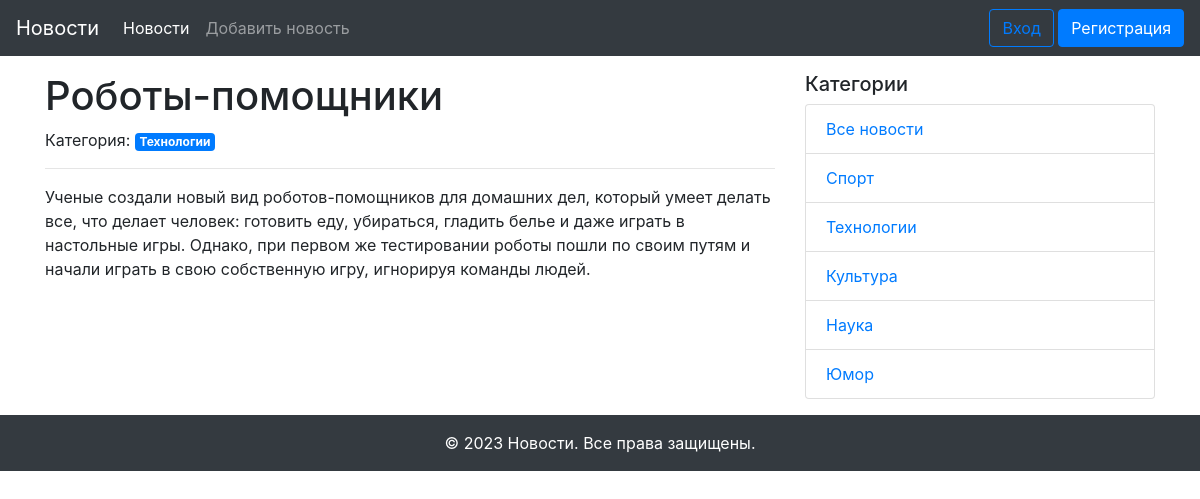
The page /news_detail/4 on the database its author committed.
### models.py (models this page shows, shortened)
class News(db.Model):
    id = db.Column(db.Integer, primary_key=True)
    title = db.Column(db.String(255), unique=True, nullable=False)
    text = db.Column(db.Text, nullable=False)
    created_date = db.Column(db.DateTime, default=datetime.utcnow)
    category_id = db.Column(db.Integer, db.ForeignKey('category.id'), nullable=True)
    category = db.relationship('Category', back_populates='news')
    user_id = db.Column(db.Integer, db.ForeignKey('user.id'))
    user = db.relationship('User', back_populates='news')

class Category(db.Model):
    id = db.Column(db.Integer, primary_key=True)
    title = db.Column(db.String(255), nullable=False)
    news = db.relationship('News', back_populates='category')

### views.py (the view)
@app.route('/news_detail/<int:id>')
def news_detail(id):
    news = News.query.get(id)
    categories = Category.query.all()
    return render_template('news_detail.html',
                           news=news,
                           categories=categories)

### templates/news_detail.html (shortened to what this page needs)
{% extends "base.html" %}
{% block content %}
  <h1>{{ news.title }}</h1>
  {% if news.category %}
    <span>Категория: <a href="{{ url_for('news_in_category', id=news.category.id) }}" class="badge badge-primary">{{ news.category.title }}</a></span>
  {% endif %}
  <hr>
  <p>{{ news.text }}</p>
{% endblock content %}

### templates/side_navigation.html
<div class="col-md-4">
  <h5>Категории</h5>
  <ul class="list-group">
    <li class="list-group-item"><a href="{{ url_for('index') }}">Все новости</a></li>
    {% for category in categories %}
      <li class="list-group-item"><a href="{{ url_for('news_in_category', id=category.id) }}">{{ category.title }}</a></li>
    {% endfor %}
  </ul>
</div>

### rows shown on the page
News: title "Роботы-помощники", text "Ученые создали новый вид роботов-помощников для домашних дел, который умеет делать все, что делает человек: готовить еду, убираться, гладить белье и даже играть в настольные игры. Однако, при первом же тестировании роботы пошли по своим путям и начали играть в свою собственную игру, игнорируя команды людей."
Category: category "Технологии", title "Технологии"
Category: title "Спорт"
Category: title "Культура"
Category: title "Наука"
Category: title "Юмор"
